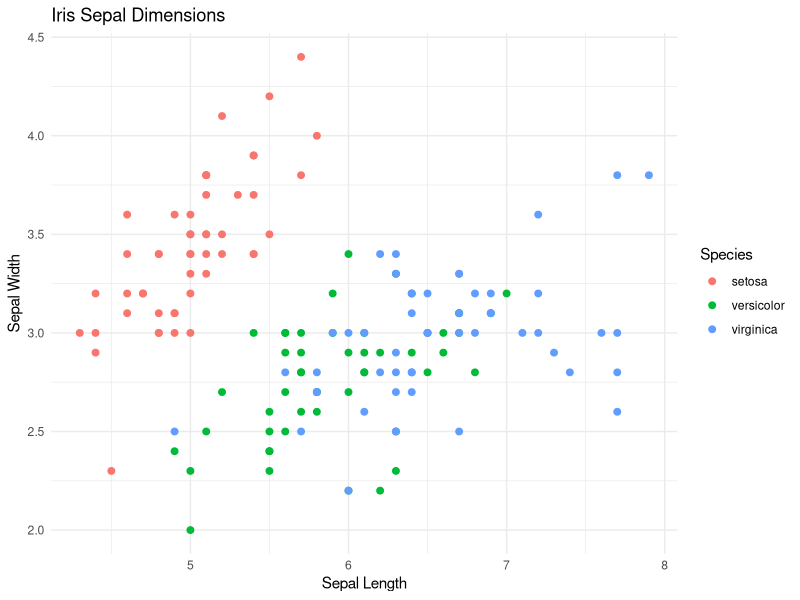
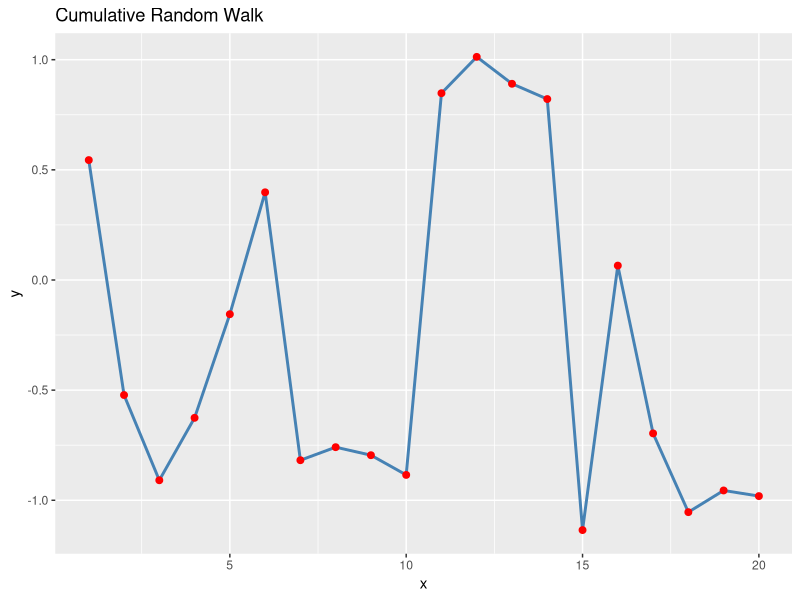
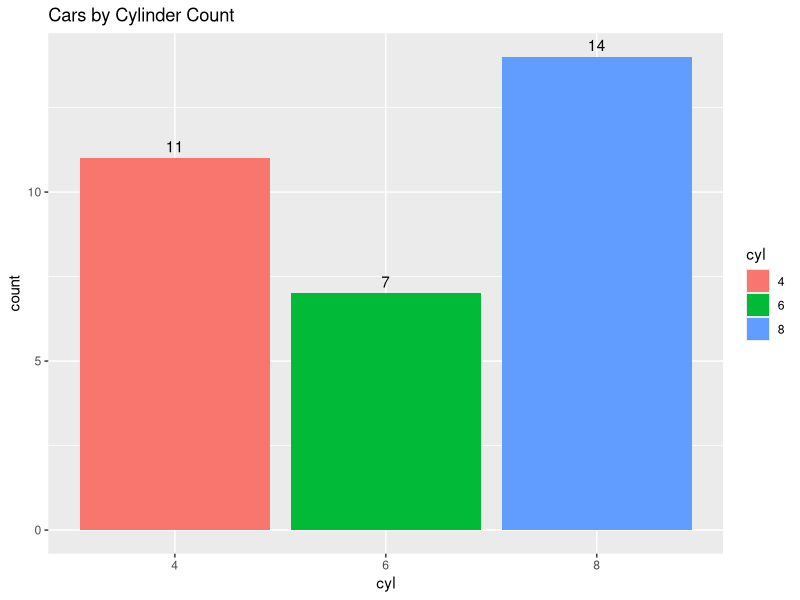
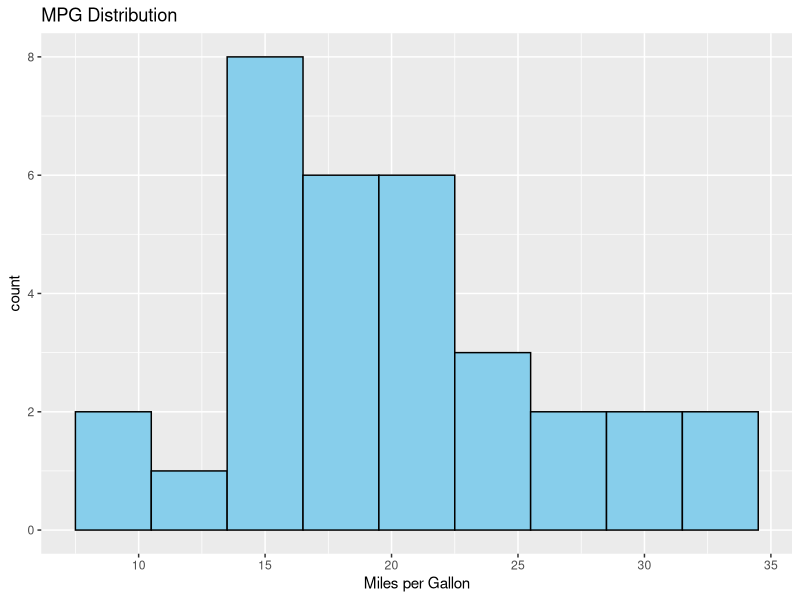
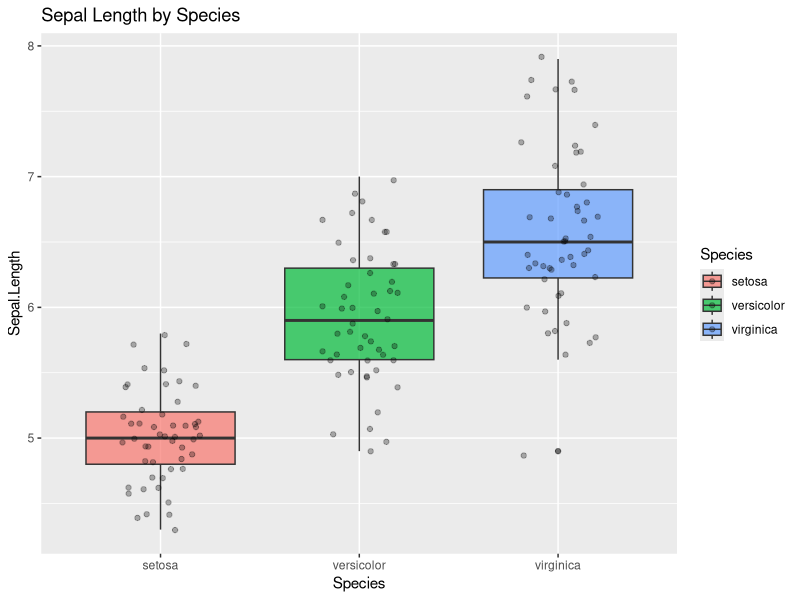
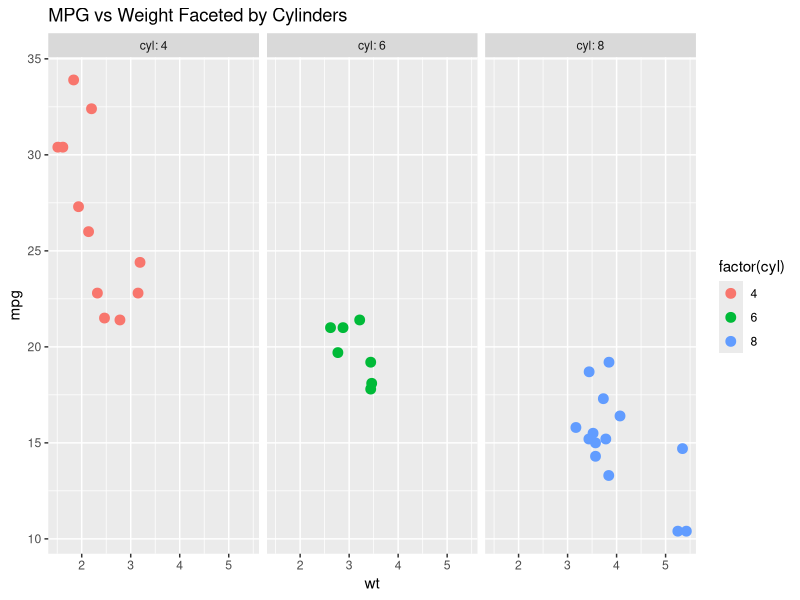
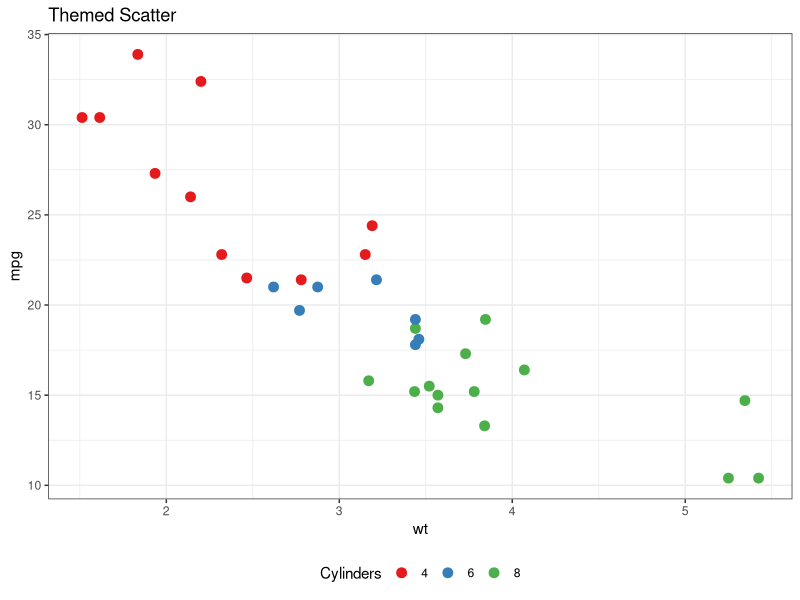
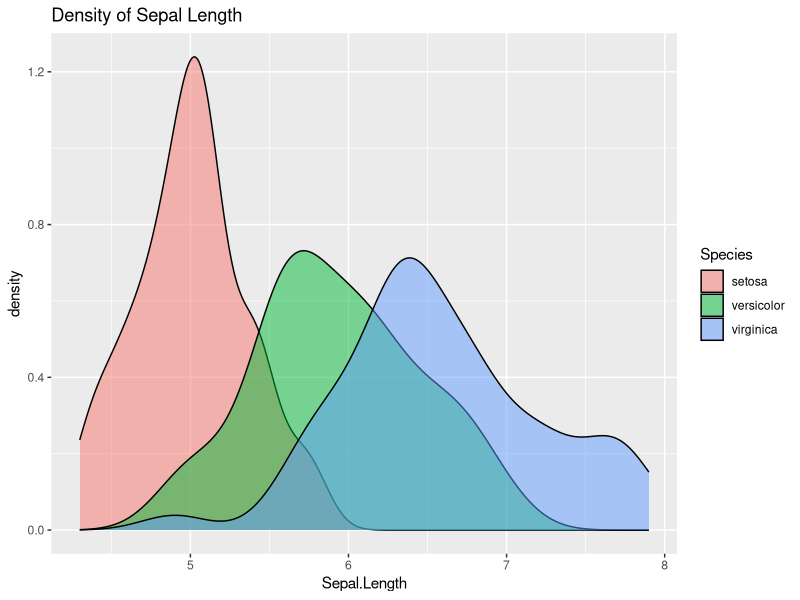

These figures' R source, in order:
# ggplot2 - Grammar of Graphics
# Requires: ggplot2 (install.packages("ggplot2") if missing)
# Falls back to base R examples if not installed
# ============================================================

cat("--- ggplot2 Examples ---\n")
has_ggplot2 <- requireNamespace("ggplot2", quietly = TRUE)
has_ggplot2_plot <- FALSE
if (has_ggplot2) {
  library(ggplot2)
  cat("ggplot2 version:", as.character(packageVersion("ggplot2")), "\n")

  # Base dataset: iris, mtcars
  cat("\n--- 1. Scatter plot ---\n")
  p1 <- ggplot(iris, aes(x = Sepal.Length, y = Sepal.Width, color = Species)) +
    geom_point(size = 2) +
    labs(title = "Iris Sepal Dimensions", x = "Sepal Length", y = "Sepal Width") +
    theme_minimal()
  print(p1)
  ggsave("gg_scatter.png", p1, width = 6, height = 4, dpi = 100)
  cat("Saved gg_scatter.png\n")

  cat("\n--- 2. Line plot ---\n")
  df_line <- data.frame(x = 1:20, y = cumsum(rnorm(20)))
  p2 <- ggplot(df_line, aes(x = x, y = y)) +
    geom_line(color = "steelblue", linewidth = 1) +
    geom_point(color = "red", size = 2) +
    labs(title = "Cumulative Random Walk")
  print(p2)
  ggsave("gg_line.png", p2, width = 6, height = 4, dpi = 100)

  cat("\n--- 3. Bar chart ---\n")
  df_bar <- as.data.frame(table(mtcars$cyl))
  colnames(df_bar) <- c("cyl", "count")
  p3 <- ggplot(df_bar, aes(x = cyl, y = count, fill = cyl)) +
    geom_bar(stat = "identity") +
    geom_text(aes(label = count), vjust = -0.5) +
    labs(title = "Cars by Cylinder Count")
  print(p3)
  ggsave("gg_bar.png", p3, width = 6, height = 4, dpi = 100)

  cat("\n--- 4. Histogram ---\n")
  p4 <- ggplot(mtcars, aes(x = mpg)) +
    geom_histogram(binwidth = 3, fill = "skyblue", color = "black", bins = 10) +
    labs(title = "MPG Distribution", x = "Miles per Gallon")
  print(p4)
  ggsave("gg_hist.png", p4, width = 6, height = 4, dpi = 100)

  cat("\n--- 5. Boxplot ---\n")
  p5 <- ggplot(iris, aes(x = Species, y = Sepal.Length, fill = Species)) +
    geom_boxplot(alpha = 0.7) +
    geom_jitter(width = 0.2, alpha = 0.3) +
    labs(title = "Sepal Length by Species")
  print(p5)
  ggsave("gg_boxplot.png", p5, width = 6, height = 4, dpi = 100)

  cat("\n--- 6. Faceting ---\n")
  p6 <- ggplot(mtcars, aes(x = wt, y = mpg)) +
    geom_point(aes(color = factor(cyl)), size = 3) +
    facet_wrap(~ cyl, labeller = label_both) +
    labs(title = "MPG vs Weight Faceted by Cylinders")
  print(p6)
  ggsave("gg_facet.png", p6, width = 8, height = 4, dpi = 100)

  cat("\n--- 7. Themes and Scales ---\n")
  p7 <- ggplot(mtcars, aes(x = wt, y = mpg, color = factor(cyl))) +
    geom_point(size = 3) +
    scale_color_brewer(palette = "Set1", name = "Cylinders") +
    theme_bw() +
    theme(legend.position = "bottom") +
    labs(title = "Themed Scatter")
  print(p7)
  ggsave("gg_themed.png", p7, width = 6, height = 4, dpi = 100)

  cat("\n--- 8. Density plot ---\n")
  p8 <- ggplot(iris, aes(x = Sepal.Length, fill = Species)) +
    geom_density(alpha = 0.5) +
    labs(title = "Density of Sepal Length")
  print(p8)
  ggsave("gg_density.png", p8, width = 6, height = 4, dpi = 100)

  has_ggplot2_plot <- TRUE
} else {
  cat("ggplot2 not installed - showing base R equivalents\n")
  cat("Install with: install.packages('ggplot2')\n")
  # Base R fallback plots
  png("base_scatter.png", width = 600, height = 400)
  plot(iris$Sepal.Length, iris$Sepal.Width, col = as.factor(iris$Species),
       pch = 19, main = "Iris Sepal (base R)")
  legend("topright", legend = levels(iris$Species), pch = 19,
         col = 1:3)
  dev.off()
  cat("Created base_scatter.png as fallback\n")
}

# Always run base R advanced plots (works without ggplot2)
cat("\n--- 9. Base R Advanced Plots (always available) ---\n")

png("base_boxplot.png", width = 600, height = 400)
boxplot(Sepal.Length ~ Species, data = iris, col = c("red", "green", "blue"),
        main = "Boxplot: Sepal Length by Species")
dev.off()
cat("Saved base_boxplot.png\n")

png("base_pairs.png", width = 600, height = 600)
pairs(iris[1:4], col = as.numeric(iris$Species) + 1, pch = 19,
      main = "Pairs Plot Iris")
dev.off()
cat("Saved base_pairs.png\n")

png("base_heatmap.png", width = 600, height = 500)
heatmap(as.matrix(mtcars), scale = "column", main = "mtcars Heatmap")
dev.off()
cat("Saved base_heatmap.png\n")

png("base_corplot.png", width = 600, height = 500)
cor_mat <- cor(mtcars)
# Simple corr visualization without corrplot package
heatmap(cor_mat, Rowv = NA, Colv = NA, col = heat.colors(256),
        scale = "none", main = "Correlation Matrix Heatmap")
dev.off()
cat("Saved base_corplot.png\n")

# Cleanup check
cat("\n--- Generated files ---\n")
print(list.files(pattern = "\\.png$"))

cat("\n--- Done: Visualization ---\n")
